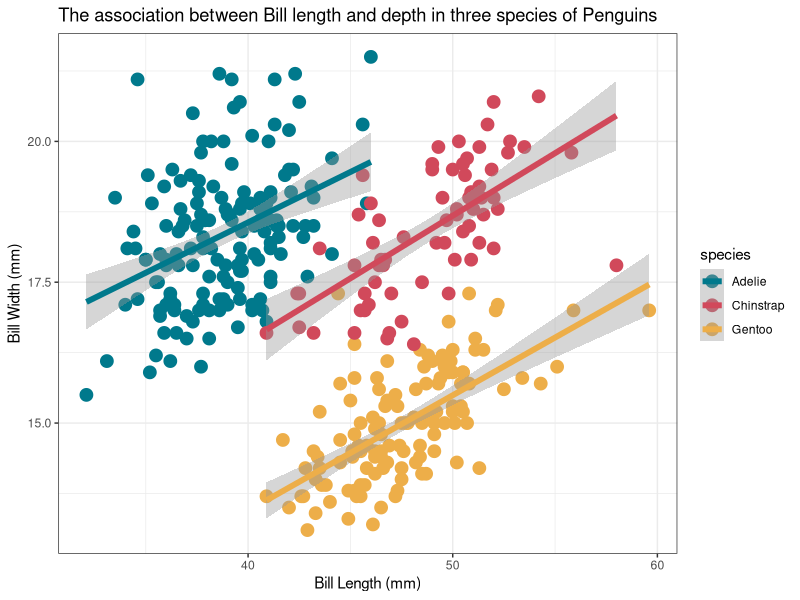
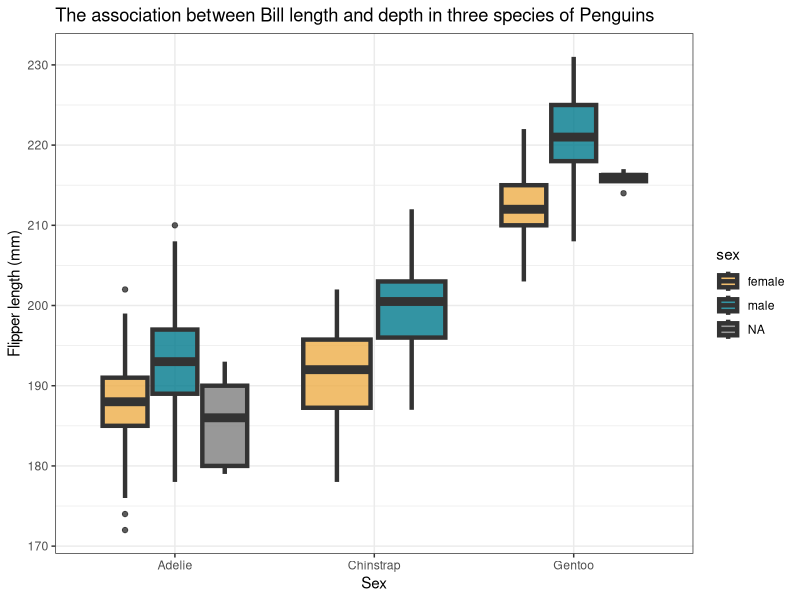
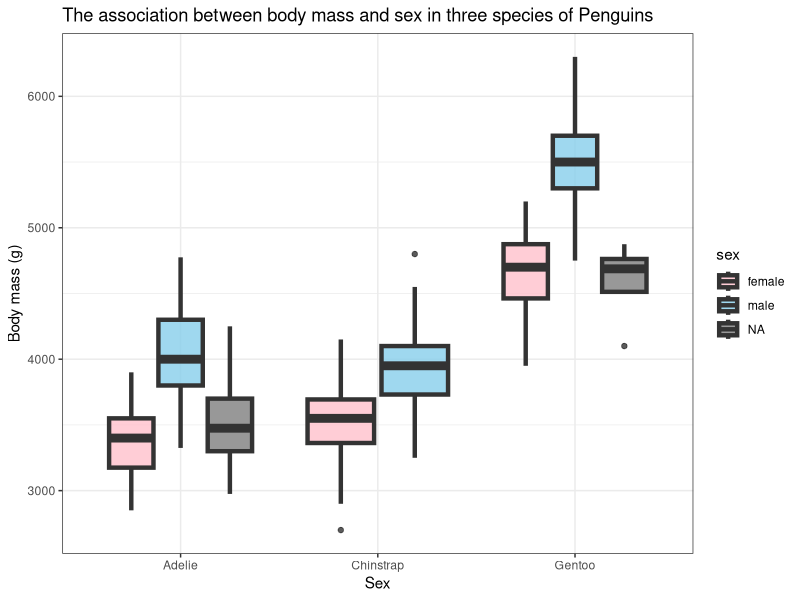
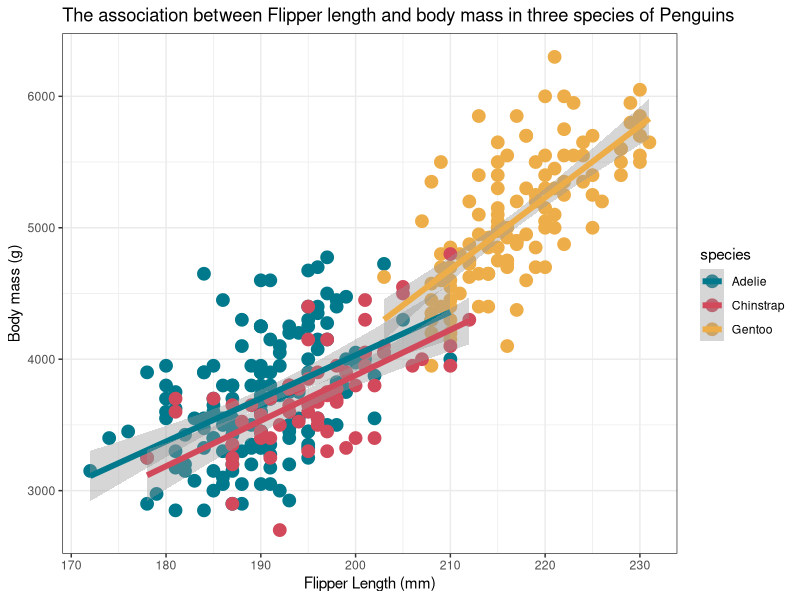
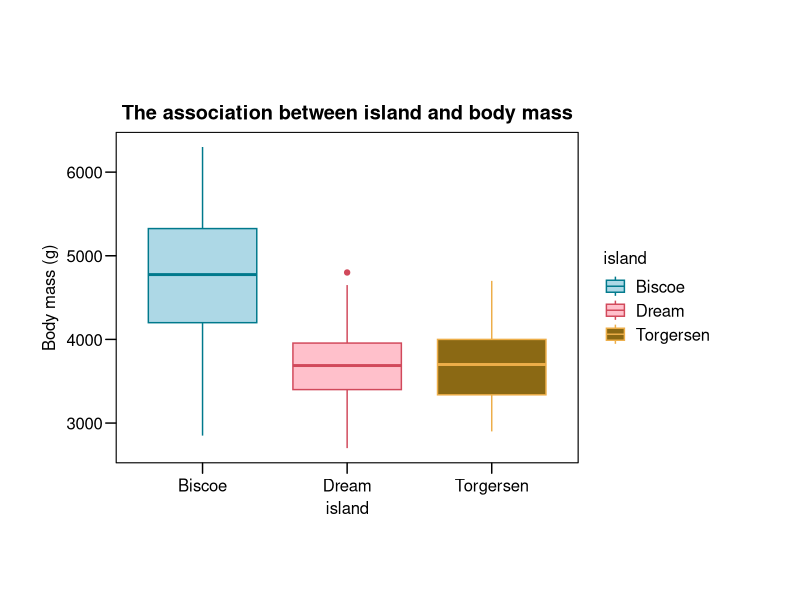
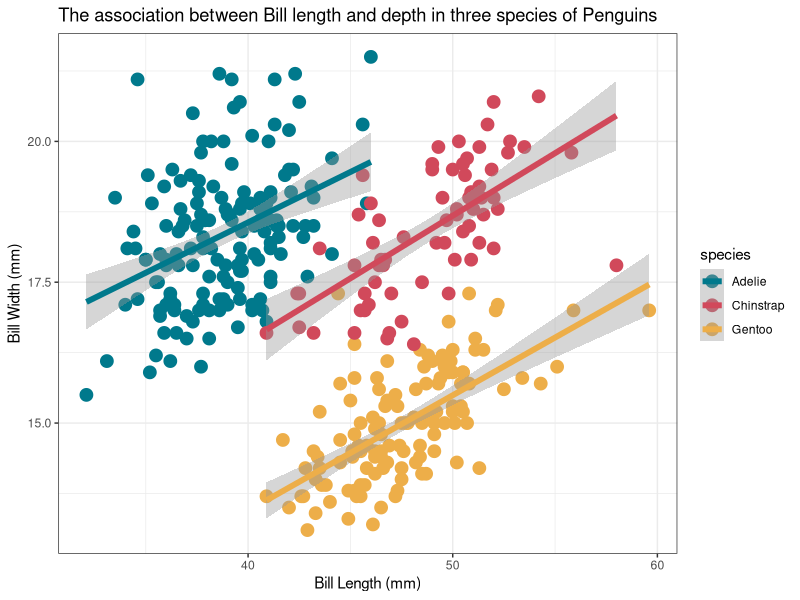
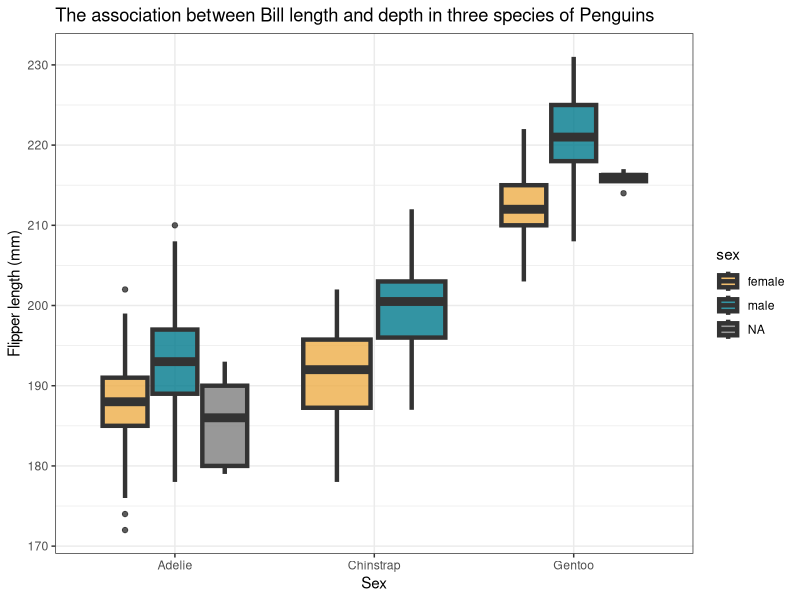

Here is the R script that generated these plots, in order: (Note: this script raises an error after producing the figures.)
## penguins script
library(palmerpenguins)
library(ggplot2)

# add packages
library(dplyr)
library(ggthemes) # package for plotting nice

#example filtering
filtered_data <- penguins %>% filter()

#plot of bill length and bill depth
ggplot(data = penguins, aes(x = bill_length_mm, y = bill_depth_mm, colour = species)) +
    geom_point(size = 4)+
    geom_smooth(method = "lm", size = 2) +
    theme_bw() +
    labs(x = "Bill Length (mm)", y = "Bill Width (mm)", title = "The association between Bill length and depth in three species of Penguins")+
    scale_colour_manual(values = c("Adelie" = "#00798c", "Chinstrap" = "#d1495b", "Gentoo" = "#edae49"))

ggsave("bill_length_bill_depth.png")

#boxplot of flipper length, species, and sex
ggplot(data = penguins, aes(x = species, y = flipper_length_mm, fill = sex)) +
    geom_boxplot(size = 1.5, alpha = 0.8)+
    theme_bw() +
    labs(x = "Sex", y = "Flipper length (mm)", title = "The association between Bill length and depth in three species of Penguins")+
    scale_fill_manual(values = c("male" = "#00798c", "female" = "#edae49"))
ggsave("flipper_length_species.png")


#having a little look at the island counts for each species
penguins %>% group_by(species) %>% count(island)


#plot of sex and body mass
ggplot(data = penguins, aes(x = species, y = body_mass_g, fill = sex)) +
    geom_boxplot(size = 1.5, alpha = 0.8)+
    theme_bw() +
    labs(x = "Sex", y = "Body mass (g)", title = "The association between body mass and sex in three species of Penguins")+
    scale_fill_manual(values = c("male" = "skyblue", "female" = "pink"))


#plot of flipper length and body mass
ggplot(data = penguins, aes(x = flipper_length_mm, y = body_mass_g, colour = species)) +
    geom_point(size = 4)+
    geom_smooth(method = "lm", size = 2) +
    theme_bw() +
    labs(x = "Flipper Length (mm)", y = "Body mass (g)", title = "The association between Flipper length and body mass in three species of Penguins")+
    scale_colour_manual(values = c("Adelie" = "#00798c", "Chinstrap" = "#d1495b", "Gentoo" = "#edae49"))

# add beautiful plot
ggplot(data = penguins, aes(x = island, y = body_mass_g, colour = island, fill = island)) +
  geom_boxplot() +
  ggthemes::theme_par() + # add theme here
  labs(
    x = "island",
    y = "Body mass (g)",
    title = "The association between island and body mass"
  ) +
  scale_colour_manual(values = c(
    "Biscoe"    = "#00798c",
    "Dream"     = "#d1495b",
    "Torgersen" = "#edae49"
  )) +
  scale_fill_manual(values = c(
    "Biscoe"    = "lightblue",
    "Dream"     = "pink",
    "Torgersen" = "goldenrod4"
  ))

write.csv(
  penguins,
  file = file.path("data", "penguins2.csv"),
  row.names = FALSE
)
